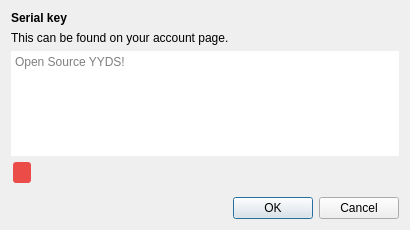
<?xml version="1.0" encoding="UTF-8"?>
<ui version="4.0">
 <class>ActivationDialog</class>
 <widget class="QDialog" name="ActivationDialog">
  <property name="geometry">
   <rect>
    <x>0</x>
    <y>0</y>
    <width>410</width>
    <height>230</height>
   </rect>
  </property>
  <property name="windowTitle">
   <string>Activate Synergy</string>
  </property>
  <layout class="QVBoxLayout" name="verticalLayout">
   <item>
    <widget class="QLabel" name="label">
     <property name="font">
      <font>
       <weight>75</weight>
       <bold>true</bold>
      </font>
     </property>
     <property name="text">
      <string>Serial key</string>
     </property>
    </widget>
   </item>
   <item>
    <widget class="QLabel" name="label_5">
     <property name="text">
      <string>&lt;html&gt;&lt;head/&gt;&lt;body&gt;&lt;p&gt;This can be found on your &lt;a href=&quot;https://symless.com/synergy/account?source=gui&quot;&gt;&lt;span style=&quot; text-decoration: none; color: #4285F4;&quot;&gt;account&lt;/span&gt;&lt;/a&gt; page.&lt;/p&gt;&lt;/body&gt;&lt;/html&gt;</string>
     </property>
     <property name="openExternalLinks">
      <bool>true</bool>
     </property>
    </widget>
   </item>
   <item>
    <widget class="QTextEdit" name="m_pTextEditSerialKey">
     <property name="enabled">
      <bool>true</bool>
     </property>
     <property name="frameShape">
      <enum>QFrame::NoFrame</enum>
     </property>
     <property name="tabChangesFocus">
      <bool>true</bool>
     </property>
     <property name="readOnly">
      <bool>true</bool>
     </property>
     <property name="html">
      <string>&lt;!DOCTYPE HTML PUBLIC &quot;-//W3C//DTD HTML 4.0//EN&quot; &quot;http://www.w3.org/TR/REC-html40/strict.dtd&quot;&gt;
&lt;html&gt;&lt;head&gt;&lt;meta name=&quot;qrichtext&quot; content=&quot;1&quot; /&gt;&lt;style type=&quot;text/css&quot;&gt;
p, li { white-space: pre-wrap; }
&lt;/style&gt;&lt;/head&gt;&lt;body style=&quot; font-family:'SimSun'; font-size:10pt; font-weight:400; font-style:normal;&quot;&gt;
&lt;p style=&quot;-qt-paragraph-type:empty; margin-top:0px; margin-bottom:0px; margin-left:0px; margin-right:0px; -qt-block-indent:0; text-indent:0px; font-family:'Sans';&quot;&gt;&lt;br /&gt;&lt;/p&gt;&lt;/body&gt;&lt;/html&gt;</string>
     </property>
     <property name="acceptRichText">
      <bool>false</bool>
     </property>
     <property name="placeholderText">
      <string notr="true">Open Source YYDS!</string>
     </property>
    </widget>
   </item>
   <item>
    <widget class="QWidget" name="m_trialWidget" native="true">
     <layout class="QHBoxLayout" name="horizontalLayout_5">
      <property name="leftMargin">
       <number>2</number>
      </property>
      <property name="topMargin">
       <number>0</number>
      </property>
      <property name="rightMargin">
       <number>0</number>
      </property>
      <property name="bottomMargin">
       <number>8</number>
      </property>
      <item>
       <widget class="QLabel" name="m_trialLabel">
        <property name="styleSheet">
         <string notr="true">font-size: 13px;
font-weight: 700;
padding: 3px 5px;
border-radius: 3px;
background-color: #EC4C47;
color: #ffffff;
top: 3px;</string>
        </property>
        <property name="text">
         <string/>
        </property>
        <property name="openExternalLinks">
         <bool>true</bool>
        </property>
       </widget>
      </item>
      <item>
       <spacer name="horizontalSpacer">
        <property name="orientation">
         <enum>Qt::Horizontal</enum>
        </property>
        <property name="sizeHint" stdset="0">
         <size>
          <width>40</width>
          <height>20</height>
         </size>
        </property>
       </spacer>
      </item>
     </layout>
    </widget>
   </item>
   <item>
    <widget class="QDialogButtonBox" name="buttonBox">
     <property name="orientation">
      <enum>Qt::Horizontal</enum>
     </property>
     <property name="standardButtons">
      <set>QDialogButtonBox::Cancel|QDialogButtonBox::Ok</set>
     </property>
    </widget>
   </item>
  </layout>
 </widget>
 <tabstops>
  <tabstop>m_pTextEditSerialKey</tabstop>
 </tabstops>
 <resources/>
 <connections>
  <connection>
   <sender>buttonBox</sender>
   <signal>accepted()</signal>
   <receiver>ActivationDialog</receiver>
   <slot>accept()</slot>
   <hints>
    <hint type="sourcelabel">
     <x>248</x>
     <y>254</y>
    </hint>
    <hint type="destinationlabel">
     <x>157</x>
     <y>274</y>
    </hint>
   </hints>
  </connection>
  <connection>
   <sender>buttonBox</sender>
   <signal>rejected()</signal>
   <receiver>ActivationDialog</receiver>
   <slot>reject()</slot>
   <hints>
    <hint type="sourcelabel">
     <x>316</x>
     <y>260</y>
    </hint>
    <hint type="destinationlabel">
     <x>286</x>
     <y>274</y>
    </hint>
   </hints>
  </connection>
 </connections>
</ui>
